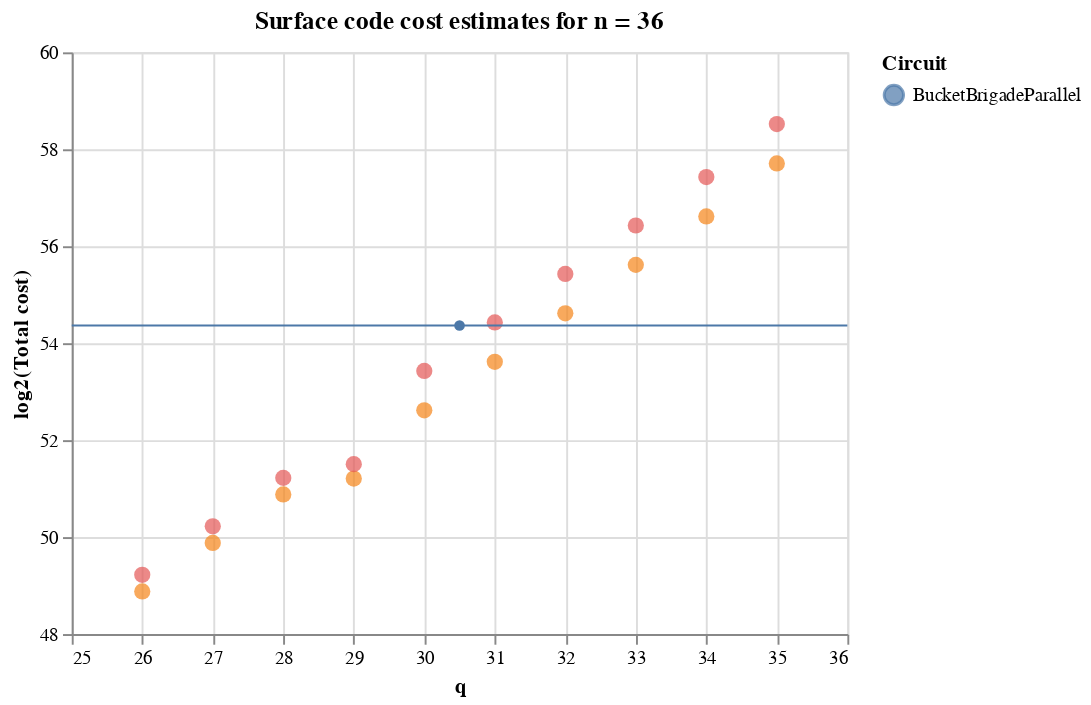

Notebook code for this chart:
### Code cell
# Space vs. time tradeoff
ldw = df[np.logical_or(df['name'] == 'LargeWidthSmallDepth', df['name'] == 'SmallWidthLargeDepth')]
ldw = ldw[ldw['n'] == 36]

bb = df[df['name'] == 'BucketBrigadeParallel']
bb = bb[bb['n'] == 36]

title = "Surface code cost estimates for n = 36"

points = Chart(ldw, title=title).mark_circle(size=70).encode(
                              x=X('q',
                                  scale=Scale(domain=[25,36]),
                                  axis=Axis(title="q")),
                              y=Y('total_cost',
                                  scale=Scale(domain=[48,60]),
                                  axis=Axis(title="log2(Total cost)")),
                              color=Color('name', legend=Legend(title="Circuit")))

rules = Chart(bb).mark_rule().encode(y='total_cost', 
                              shape='name', color=Color('name', legend=Legend(title="Circuit")))

points + rules

### Figure 1 — Vega-Lite specification as saved in the notebook (floating-point values rounded to 4 significant figures)
{"$schema": "https://vega.github.io/schema/vega-lite/v2.6.0.json", "config": {"view": {"height": 300, "width": 400}}, "datasets": {"data-4128440eb26205b72922d84c1e296f25": [{"b1": 0, "b2": 0, "clifford_distance": 12, "clifford_phys_q": 247390116249600, "clifford_time": 4.8e-06, "clifford_total_avg_cycles": 24.0, "cliffords": 4535485464422, "cnot_count": 4123168604014, "depth": 2541, "distill_cycles_per_state": 150, "distill_distances": "[10, 5]", "distill_factories": 6775159679, "distill_logical_q": 1626038322960, "distill_logical_q_per_factory": 240, "distill_phys_q": 128457027513840, "distill_reqd": true, "distill_sim_states": 3, "distill_time": 0.00213, "distill_total_cycles": 10650, "eps": 1, "h_count": 412316860408, "k": 0, "mode": "defect", "n": 36, "n_qubits": 549755813888, "name": "BucketBrigadeParallel", "p_g": 1e-05, "p_in": 0.0001, "q": 0, "safety_factor": 0, "t_count": 1443109011428, "t_depth": 71, "t_sc": 2e-07, "total_cost": 54.37, "total_phys_q": 375847143763440, "total_time": 0.00213}], "data-d61a2388eaad8cde25d857c37c588b3c": [{"b1": 0, "b2": 0, "clifford_distance": 10, "clifford_phys_q": 1512365359417, "clifford_time": 8.822e-06, "clifford_total_avg_cycles": 44.11, "cliffords": 69524783032, "cnot_count": 60263759800, "depth": 1028, "distill_cycles_per_state": 130, "distill_distances": "[9, 4]", "distill_factories": 101650192, "distill_logical_q": 24396046080, "distill_logical_q_per_factory": 240, "distill_phys_q": 1219802304000, "distill_reqd": true, "distill_sim_states": 2, "distill_time": 0.003536, "distill_total_cycles": 17680, "eps": 1, "h_count": 9261023232, "k": 0, "mode": "defect", "n": 36, "n_qubits": 4831838209, "name": "LargeWidthSmallDepth", "p_g": 1e-05, "p_in": 0.0001, "q": 26, "safety_factor": 0, "t_count": 27648851968, "t_depth": 136, "t_sc": 2e-07, "total_cost": 48.88, "total_phys_q": 2732167663417, "total_time": 0.003536}, {"b1": 0, "b2": 0, "clifford_distance": 10, "clifford_phys_q": 22536, "clifford_time": 564.5, "clifford_total_avg_cycles": 2822000000.0, "cliffords": 64558727168, "cnot_count": 55297703936, "depth": 63619203072, "distill_cycles_per_state": 130, "distill_distances": "[9, 4]", "distill_factories": 2, "distill_logical_q": 480, "distill_logical_q_per_factory": 240, "distill_phys_q": 24000, "distill_reqd": true, "distill_sim_states": 2, "distill_time": 179700.0, "distill_total_cycles": 1186484715520, "eps": 1, "h_count": 9261023232, "k": 0, "mode": "defect", "n": 36, "n_qubits": 72, "name": "SmallWidthLargeDepth", "p_g": 1e-05, "p_in": 0.0001, "q": 26, "safety_factor": 0, "t_count": 27648851968, "t_depth": 9126805504, "t_sc": 2e-07, "total_cost": 49.22, "total_phys_q": 46536, "total_time": 179700.0}, {"b1": 0, "b2": 0, "clifford_distance": 10, "clifford_phys_q": 3024730718521, "clifford_time": 8.822e-06, "clifford_total_avg_cycles": 44.11, "cliffords": 139049566136, "cnot_count": 120527519672, "depth": 1031, "distill_cycles_per_state": 130, "distill_distances": "[9, 4]", "distill_factories": 203300383, "distill_logical_q": 48792091920, "distill_logical_q_per_factory": 240, "distill_phys_q": 2439604596000, "distill_reqd": true, "distill_sim_states": 2, "distill_time": 0.003536, "distill_total_cycles": 17680, "eps": 1, "h_count": 18522046464, "k": 0, "mode": "defect", "n": 36, "n_qubits": 9663676417, "name": "LargeWidthSmallDepth", "p_g": 1e-05, "p_in": 0.0001, "q": 27, "safety_factor": 0, "t_count": 55297703936, "t_depth": 136, "t_sc": 2e-07, "total_cost": 49.88, "total_phys_q": 5464335314521, "total_time": 0.003536}, {"b1": 0, "b2": 0, "clifford_distance": 10, "clifford_phys_q": 22536, "clifford_time": 1129.0, "clifford_total_avg_cycles": 5645000000.0, "cliffords": 129117454336, "cnot_count": 110595407872, "depth": 127238406144, "distill_cycles_per_state": 130, "distill_distances": "[9, 4]", "distill_factories": 2, "distill_logical_q": 480, "distill_logical_q_per_factory": 240, "distill_phys_q": 24000, "distill_reqd": true, "distill_sim_states": 2, "distill_time": 359400.0, "distill_total_cycles": 2372969431040, "eps": 1, "h_count": 18522046464, "k": 0, "mode": "defect", "n": 36, "n_qubits": 72, "name": "SmallWidthLargeDepth", "p_g": 1e-05, "p_in": 0.0001, "q": 27, "safety_factor": 0, "t_count": 55297703936, "t_depth": 18253611008, "t_sc": 2e-07, "total_cost": 50.22, "total_phys_q": 46536, "total_time": 359400.0}, {"b1": 0, "b2": 0, "clifford_distance": 10, "clifford_phys_q": 6049461436729, "clifford_time": 8.822e-06, "clifford_total_avg_cycles": 44.11, "cliffords": 278099132344, "cnot_count": 241055039416, "depth": 1034, "distill_cycles_per_state": 130, "distill_distances": "[9, 4]", "distill_factories": 406600765, "distill_logical_q": 97584183600, "distill_logical_q_per_factory": 240, "distill_phys_q": 4879209180000, "distill_reqd": true, "distill_sim_states": 2, "distill_time": 0.003536, "distill_total_cycles": 17680, "eps": 1, "h_count": 37044092928, "k": 0, "mode": "defect", "n": 36, "n_qubits": 19327352833, "name": "LargeWidthSmallDepth", "p_g": 1e-05, "p_in": 0.0001, "q": 28, "safety_factor": 0, "t_count": 110595407872, "t_depth": 136, "t_sc": 2e-07, "total_cost": 50.88, "total_phys_q": 10928670616729, "total_time": 0.003536}, {"b1": 0, "b2": 0, "clifford_distance": 10, "clifford_phys_q": 22536, "clifford_time": 2258.0, "clifford_total_avg_cycles": 11290000000.0, "cliffords": 258234908672, "cnot_count": 221190815744, "depth": 254476812288, "distill_cycles_per_state": 130, "distill_distances": "[9, 4]", "distill_factories": 2, "distill_logical_q": 480, "distill_logical_q_per_factory": 240, "distill_phys_q": 24000, "distill_reqd": true, "distill_sim_states": 2, "distill_time": 718900.0, "distill_total_cycles": 4745938862080, "eps": 1, "h_count": 37044092928, "k": 0, "mode": "defect", "n": 36, "n_qubits": 72, "name": "SmallWidthLargeDepth", "p_g": 1e-05, "p_in": 0.0001, "q": 28, "safety_factor": 0, "t_count": 110595407872, "t_depth": 36507222016, "t_sc": 2e-07, "total_cost": 51.22, "total_phys_q": 46536, "total_time": 718900.0}, {"b1": 0, "b2": 0, "clifford_distance": 11, "clifford_phys_q": 14650133447035, "clifford_time": 9.206e-06, "clifford_total_avg_cycles": 46.03, "cliffords": 556198264760, "cnot_count": 482110078904, "depth": 1037, "distill_cycles_per_state": 140, "distill_distances": "[9, 5]", "distill_factories": 406600765, "distill_logical_q": 97584183600, "distill_logical_q_per_factory": 240, "distill_phys_q": 7709150504400, "distill_reqd": true, "distill_sim_states": 4, "distill_time": 0.003808, "distill_total_cycles": 19040, "eps": 1, "h_count": 74088185856, "k": 0, "mode": "defect", "n": 36, "n_qubits": 38654705665, "name": "LargeWidthSmallDepth", "p_g": 1e-05, "p_in": 0.0001, "q": 29, "safety_factor": 0, "t_count": 221190815744, "t_depth": 136, "t_sc": 2e-07, "total_cost": 51.21, "total_phys_q": 22359283951435, "total_time": 0.003808}, {"b1": 0, "b2": 0, "clifford_distance": 11, "clifford_phys_q": 27288, "clifford_time": 4721.0, "clifford_total_avg_cycles": 23610000000.0, "cliffords": 516469817344, "cnot_count": 442381631488, "depth": 508953624576, "distill_cycles_per_state": 140, "distill_distances": "[9, 5]", "distill_factories": 1, "distill_logical_q": 240, "distill_logical_q_per_factory": 240, "distill_phys_q": 18960, "distill_reqd": true, "distill_sim_states": 4, "distill_time": 1548000.0, "distill_total_cycles": 10222022164480, "eps": 1, "h_count": 74088185856, "k": 0, "mode": "defect", "n": 36, "n_qubits": 72, "name": "SmallWidthLargeDepth", "p_g": 1e-05, "p_in": 0.0001, "q": 29, "safety_factor": 0, "t_count": 221190815744, "t_depth": 73014444032, "t_sc": 2e-07, "total_cost": 51.51, "total_phys_q": 46248, "total_time": 1548000.0}, {"b1": 0, "b2": 0, "clifford_distance": 11, "clifford_phys_q": 29300266893691, "clifford_time": 9.206e-06, "clifford_total_avg_cycles": 46.03, "cliffords": 1112396529592, "cnot_count": 964220157880, "depth": 1040, "distill_cycles_per_state": 150, "distill_distances": "[10, 5]", "distill_factories": 1084268705, "distill_logical_q": 260224489200, "distill_logical_q_per_factory": 240, "distill_phys_q": 20557734646800, "distill_reqd": true, "distill_sim_states": 3, "distill_time": 0.00408, "distill_total_cycles": 20400, "eps": 1, "h_count": 148176371712, "k": 0, "mode": "defect", "n": 36, "n_qubits": 77309411329, "name": "LargeWidthSmallDepth", "p_g": 1e-05, "p_in": 0.0001, "q": 30, "safety_factor": 0, "t_count": 442381631488, "t_depth": 136, "t_sc": 2e-07, "total_cost": 52.62, "total_phys_q": 49858001540491, "total_time": 0.00408}, {"b1": 0, "b2": 0, "clifford_distance": 11, "clifford_phys_q": 27288, "clifford_time": 9443.0, "clifford_total_avg_cycles": 47210000000.0, "cliffords": 1032939634688, "cnot_count": 884763262976, "depth": 1017907249152, "distill_cycles_per_state": 150, "distill_distances": "[10, 5]", "distill_factories": 2, "distill_logical_q": 480, "distill_logical_q_per_factory": 240, "distill_phys_q": 37920, "distill_reqd": true, "distill_sim_states": 3, "distill_time": 2212000.0, "distill_total_cycles": 21904333209600, "eps": 1, "h_count": 148176371712, "k": 0, "mode": "defect", "n": 36, "n_qubits": 72, "name": "SmallWidthLargeDepth", "p_g": 1e-05, "p_in": 0.0001, "q": 30, "safety_factor": 0, "t_count": 442381631488, "t_depth": 146028888064, "t_sc": 2e-07, "total_cost": 53.43, "total_phys_q": 65208, "total_time": 2212000.0}, {"b1": 0, "b2": 0, "clifford_distance": 11, "clifford_phys_q": 58600533787003, "clifford_time": 9.206e-06, "clifford_total_avg_cycles": 46.03, "cliffords": 2224793059256, "cnot_count": 1928440315832, "depth": 1043, "distill_cycles_per_state": 150, "distill_distances": "[10, 5]", "distill_factories": 2168537410, "distill_logical_q": 520448978400, "distill_logical_q_per_factory": 240, "distill_phys_q": 41115469293600, "distill_reqd": true, "distill_sim_states": 3, "distill_time": 0.00408, "distill_total_cycles": 20400, "eps": 1, "h_count": 296352743424, "k": 0, "mode": "defect", "n": 36, "n_qubits": 154618822657, "name": "LargeWidthSmallDepth", "p_g": 1e-05, "p_in": 0.0001, "q": 31, "safety_factor": 0, "t_count": 884763262976, "t_depth": 136, "t_sc": 2e-07, "total_cost": 53.62, "total_phys_q": 99716003080603, "total_time": 0.00408}, {"b1": 0, "b2": 0, "clifford_distance": 11, "clifford_phys_q": 27288, "clifford_time": 18890.0, "clifford_total_avg_cycles": 94430000000.0, "cliffords": 2065879269376, "cnot_count": 1769526525952, "depth": 2035814498304, "distill_cycles_per_state": 150, "distill_distances": "[10, 5]", "distill_factories": 2, "distill_logical_q": 480, "distill_logical_q_per_factory": 240, "distill_phys_q": 37920, "distill_reqd": true, "distill_sim_states": 3, "distill_time": 4424000.0, "distill_total_cycles": 43808666419200, "eps": 1, "h_count": 296352743424, "k": 0, "mode": "defect", "n": 36, "n_qubits": 72, "name": "SmallWidthLargeDepth", "p_g": 1e-05, "p_in": 0.0001, "q": 31, "safety_factor": 0, "t_count": 884763262976, "t_depth": 292057776128, "t_sc": 2e-07, "total_cost": 54.43, "total_phys_q": 65208, "total_time": 4424000.0}, {"b1": 0, "b2": 0, "clifford_distance": 12, "clifford_phys_q": 139156940390850, "clifford_time": 9.589e-06, "clifford_total_avg_cycles": 47.94, "cliffords": 4449586118584, "cnot_count": 3856880631736, "depth": 1046, "distill_cycles_per_state": 150, "distill_distances": "[10, 5]", "distill_factories": 4337074819, "distill_logical_q": 1040897956560, "distill_logical_q_per_factory": 240, "distill_phys_q": 82230938568240, "distill_reqd": true, "distill_sim_states": 3, "distill_time": 0.00408, "distill_total_cycles": 20400, "eps": 1, "h_count": 592705486848, "k": 0, "mode": "defect", "n": 36, "n_qubits": 309237645313, "name": "LargeWidthSmallDepth", "p_g": 1e-05, "p_in": 0.0001, "q": 32, "safety_factor": 0, "t_count": 1769526525952, "t_depth": 136, "t_sc": 2e-07, "total_cost": 54.62, "total_phys_q": 221387878959090, "total_time": 0.00408}, {"b1": 0, "b2": 0, "clifford_distance": 12, "clifford_phys_q": 32400, "clifford_time": 39420.0, "clifford_total_avg_cycles": 197100000000.0, "cliffords": 4131758538752, "cnot_count": 3539053051904, "depth": 4071628996608, "distill_cycles_per_state": 150, "distill_distances": "[10, 5]", "distill_factories": 2, "distill_logical_q": 480, "distill_logical_q_per_factory": 240, "distill_phys_q": 37920, "distill_reqd": true, "distill_sim_states": 3, "distill_time": 8848000.0, "distill_total_cycles": 87617332838400, "eps": 1, "h_count": 592705486848, "k": 0, "mode": "defect", "n": 36, "n_qubits": 72, "name": "SmallWidthLargeDepth", "p_g": 1e-05, "p_in": 0.0001, "q": 32, "safety_factor": 0, "t_count": 1769526525952, "t_depth": 584115552256, "t_sc": 2e-07, "total_cost": 55.43, "total_phys_q": 70320, "total_time": 8848000.0}, {"b1": 0, "b2": 0, "clifford_distance": 12, "clifford_phys_q": 278313880781250, "clifford_time": 9.589e-06, "clifford_total_avg_cycles": 47.94, "cliffords": 8899172237240, "cnot_count": 7713761263544, "depth": 1049, "distill_cycles_per_state": 150, "distill_distances": "[10, 5]", "distill_factories": 8674149638, "distill_logical_q": 2081795913120, "distill_logical_q_per_factory": 240, "distill_phys_q": 164461877136480, "distill_reqd": true, "distill_sim_states": 3, "distill_time": 0.00408, "distill_total_cycles": 20400, "eps": 1, "h_count": 1185410973696, "k": 0, "mode": "defect", "n": 36, "n_qubits": 618475290625, "name": "LargeWidthSmallDepth", "p_g": 1e-05, "p_in": 0.0001, "q": 33, "safety_factor": 0, "t_count": 3539053051904, "t_depth": 136, "t_sc": 2e-07, "total_cost": 55.62, "total_phys_q": 442775757917730, "total_time": 0.00408}, {"b1": 0, "b2": 0, "clifford_distance": 12, "clifford_phys_q": 32400, "clifford_time": 78840.0, "clifford_total_avg_cycles": 394200000000.0, "cliffords": 8263517077504, "cnot_count": 7078106103808, "depth": 8143257993216, "distill_cycles_per_state": 150, "distill_distances": "[10, 5]", "distill_factories": 2, "distill_logical_q": 480, "distill_logical_q_per_factory": 240, "distill_phys_q": 37920, "distill_reqd": true, "distill_sim_states": 3, "distill_time": 17700000.0, "distill_total_cycles": 175234665676800, "eps": 1, "h_count": 1185410973696, "k": 0, "mode": "defect", "n": 36, "n_qubits": 72, "name": "SmallWidthLargeDepth", "p_g": 1e-05, "p_in": 0.0001, "q": 33, "safety_factor": 0, "t_count": 3539053051904, "t_depth": 1168231104512, "t_sc": 2e-07, "total_cost": 56.43, "total_phys_q": 70320, "total_time": 17700000.0}, {"b1": 0, "b2": 0, "clifford_distance": 12, "clifford_phys_q": 556627761562050, "clifford_time": 9.589e-06, "clifford_total_avg_cycles": 47.94, "cliffords": 17798344474552, "cnot_count": 15427522527160, "depth": 1052, "distill_cycles_per_state": 150, "distill_distances": "[10, 5]", "distill_factories": 17348299275, "distill_logical_q": 4163591826000, "distill_logical_q_per_factory": 240, "distill_phys_q": 328923754254000, "distill_reqd": true, "distill_sim_states": 3, "distill_time": 0.00408, "distill_total_cycles": 20400, "eps": 1, "h_count": 2370821947392, "k": 0, "mode": "defect", "n": 36, "n_qubits": 1236950581249, "name": "LargeWidthSmallDepth", "p_g": 1e-05, "p_in": 0.0001, "q": 34, "safety_factor": 0, "t_count": 7078106103808, "t_depth": 136, "t_sc": 2e-07, "total_cost": 56.62, "total_phys_q": 885551515816050, "total_time": 0.00408}, {"b1": 0, "b2": 0, "clifford_distance": 12, "clifford_phys_q": 32400, "clifford_time": 157700.0, "clifford_total_avg_cycles": 788400000000.0, "cliffords": 16527034155008, "cnot_count": 14156212207616, "depth": 16286515986432, "distill_cycles_per_state": 150, "distill_distances": "[10, 5]", "distill_factories": 2, "distill_logical_q": 480, "distill_logical_q_per_factory": 240, "distill_phys_q": 37920, "distill_reqd": true, "distill_sim_states": 3, "distill_time": 35390000.0, "distill_total_cycles": 350469331353600, "eps": 1, "h_count": 2370821947392, "k": 0, "mode": "defect", "n": 36, "n_qubits": 72, "name": "SmallWidthLargeDepth", "p_g": 1e-05, "p_in": 0.0001, "q": 34, "safety_factor": 0, "t_count": 7078106103808, "t_depth": 2336462209024, "t_sc": 2e-07, "total_cost": 57.43, "total_phys_q": 70320, "total_time": 35390000.0}, {"b1": 0, "b2": 0, "clifford_distance": 12, "clifford_phys_q": 1113255523123650, "clifford_time": 9.589e-06, "clifford_total_avg_cycles": 47.94, "cliffords": 35596688949176, "cnot_count": 30855045054392, "depth": 1055, "distill_cycles_per_state": 160, "distill_distances": "[11, 5]", "distill_factories": 34696598549, "distill_logical_q": 8327183651760, "distill_logical_q_per_factory": 240, "distill_phys_q": 657847508489040, "distill_reqd": true, "distill_sim_states": 3, "distill_time": 0.004352, "distill_total_cycles": 21760, "eps": 1, "h_count": 4741643894784, "k": 0, "mode": "defect", "n": 36, "n_qubits": 2473901162497, "name": "LargeWidthSmallDepth", "p_g": 1e-05, "p_in": 0.0001, "q": 35, "safety_factor": 0, "t_count": 14156212207616, "t_depth": 136, "t_sc": 2e-07, "total_cost": 57.71, "total_phys_q": 1771103031612690, "total_time": 0.004352}, {"b1": 0, "b2": 0, "clifford_distance": 12, "clifford_phys_q": 32400, "clifford_time": 315300.0, "clifford_total_avg_cycles": 1577000000000.0, "cliffords": 33054068310016, "cnot_count": 28312424415232, "depth": 32573031972864, "distill_cycles_per_state": 160, "distill_distances": "[11, 5]", "distill_factories": 2, "distill_logical_q": 480, "distill_logical_q_per_factory": 240, "distill_phys_q": 37920, "distill_reqd": true, "distill_sim_states": 3, "distill_time": 75500000.0, "distill_total_cycles": 747667906887680, "eps": 1, "h_count": 4741643894784, "k": 0, "mode": "defect", "n": 36, "n_qubits": 72, "name": "SmallWidthLargeDepth", "p_g": 1e-05, "p_in": 0.0001, "q": 35, "safety_factor": 0, "t_count": 14156212207616, "t_depth": 4672924418048, "t_sc": 2e-07, "total_cost": 58.52, "total_phys_q": 70320, "total_time": 75500000.0}]}, "layer": [{"data": {"name": "data-d61a2388eaad8cde25d857c37c588b3c"}, "encoding": {"color": {"field": "name", "legend": {"title": "Circuit"}, "type": "nominal"}, "x": {"axis": {"title": "q"}, "field": "q", "scale": {"domain": [25, 36]}, "type": "quantitative"}, "y": {"axis": {"title": "log2(Total cost)"}, "field": "total_cost", "scale": {"domain": [48, 60]}, "type": "quantitative"}}, "mark": {"size": 70, "type": "circle"}, "title": "Surface code cost estimates for n = 36"}, {"data": {"name": "data-4128440eb26205b72922d84c1e296f25"}, "encoding": {"color": {"field": "name", "legend": {"title": "Circuit"}, "type": "nominal"}, "shape": {"field": "name", "type": "nominal"}, "y": {"field": "total_cost", "type": "quantitative"}}, "mark": "rule"}]}
